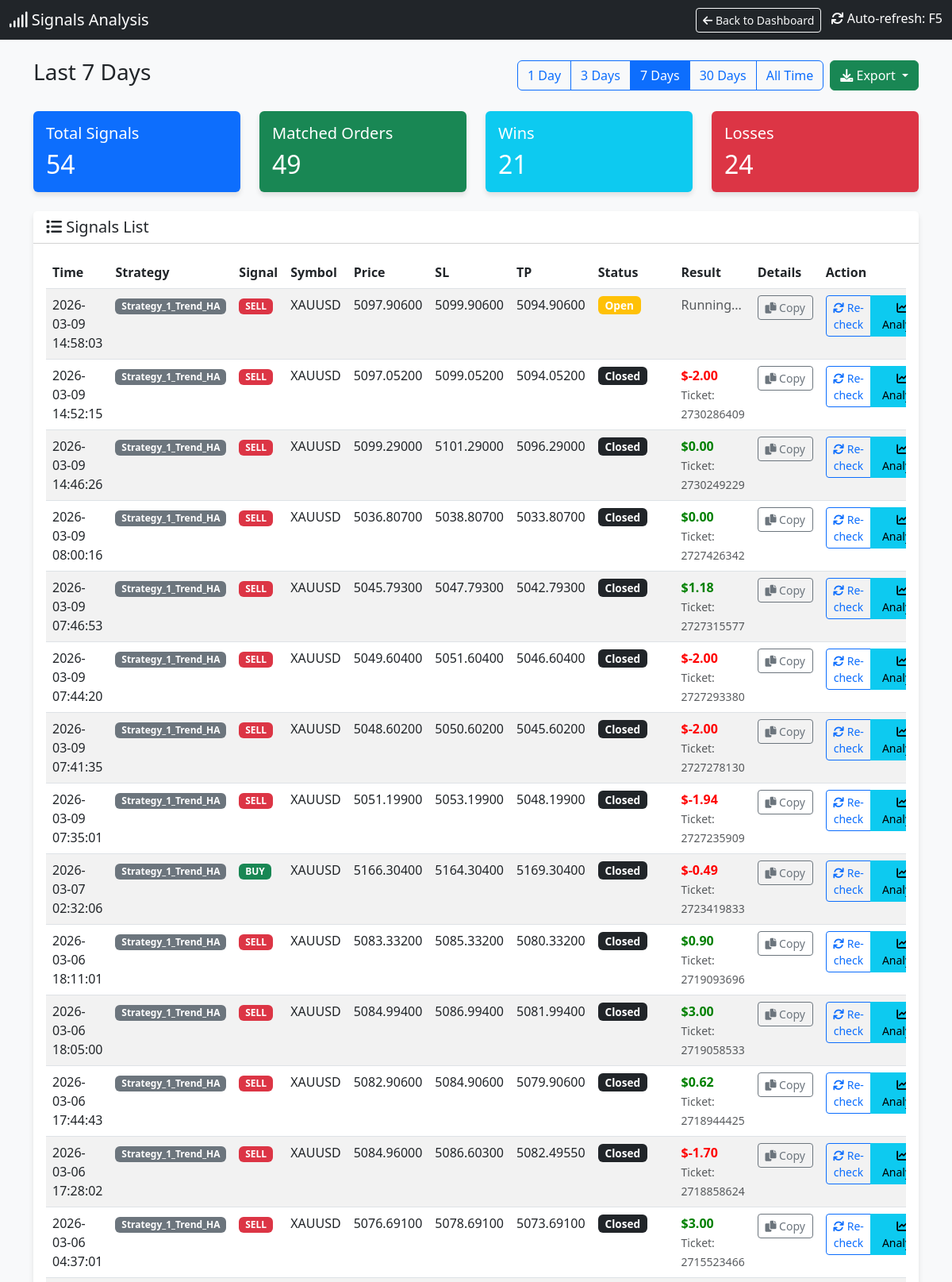
The app's page /signals (upper part) with its own data.
### tables this page shows
CREATE TABLE signals (
                id INTEGER PRIMARY KEY AUTOINCREMENT,
                timestamp DATETIME DEFAULT CURRENT_TIMESTAMP,
                strategy_name TEXT,
                symbol TEXT,
                signal_type TEXT,
                price REAL,
                sl REAL,
                tp REAL,
                indicators TEXT,
                status TEXT,
                account_id INTEGER DEFAULT 0
            );

CREATE TABLE orders (
                ticket INTEGER PRIMARY KEY,
                strategy_name TEXT,
                symbol TEXT,
                order_type TEXT,
                volume REAL,
                open_price REAL,
                sl REAL,
                tp REAL,
                open_time DATETIME,
                close_price REAL,
                profit REAL,
                comment TEXT,
                account_id INTEGER DEFAULT 0
            );

### dashboard.py (the view)
@app.route('/signals')
def signals_page():
    cur = get_db().cursor()
    days_param = request.args.get('days', '7')  # Default 7 days
    if days_param == "all":
        days = 36500
        filter_label = "All Time"
    else:
        try:
            days = int(days_param)
            filter_label = f"Last {days} Days"
        except:
            days = 7
            filter_label = "Last 7 Days"
    cutoff_date = datetime.now() - timedelta(days=days)
    cutoff_str = cutoff_date.strftime("%Y-%m-%d %H:%M:%S")
    cur.execute("SELECT * FROM signals WHERE timestamp >= ? ORDER BY timestamp DESC", (cutoff_str,))
    signals = cur.fetchall()
    signals_with_status = []
    for sig in signals:
        signal_dict = dict(sig)
        try:
            sig_timestamp = sig['timestamp']
            if isinstance(sig_timestamp, str):
                try:
                    sig_time = datetime.strptime(sig_timestamp, '%Y-%m-%d %H:%M:%S')
                except:
                    try:
                        sig_time = datetime.strptime(sig_timestamp, '%Y-%m-%d %H:%M:%S.%f')
                    except:
                        sig_time = datetime.fromisoformat(sig_timestamp.replace('Z', '+00:00'))
            else:
                sig_time = datetime.fromtimestamp(sig_timestamp)
            time_lower = (sig_time - timedelta(seconds=30)).strftime('%Y-%m-%d %H:%M:%S')
            time_upper = (sig_time + timedelta(seconds=30)).strftime('%Y-%m-%d %H:%M:%S')
        except Exception as e:
            time_lower = None
            time_upper = None
        matching_order = None
        if time_lower and time_upper:
            try:
                cur.execute("""
                    SELECT * FROM orders
                    WHERE strategy_name = ?
                    AND symbol = ?
                    AND order_type = ?
                    AND open_time BETWEEN ? AND ?
                    ORDER BY ABS(open_price - ?) ASC
                    LIMIT 1
                """, (sig['strategy_name'], sig['symbol'], sig['signal_type'], time_lower, time_upper, sig['price']))
                matching_order = cur.fetchone()
            except Exception as e:
                pass
        if matching_order:
            signal_dict['order_ticket'] = matching_order['ticket']
            signal_dict['order_profit'] = matching_order['profit']
            signal_dict['order_status'] = 'closed' if matching_order['profit'] is not None else 'open'
            signal_dict['has_order'] = True
        else:
            signal_dict['order_ticket'] = None
            signal_dict['order_profit'] = None
            signal_dict['order_status'] = 'not_found'
            signal_dict['has_order'] = False
        signals_with_status.append(signal_dict)
    total_signals = len(signals_with_status)
    matched_orders = len([s for s in signals_with_status if s['has_order']])
    wins = len([s for s in signals_with_status if s['has_order'] and s['order_profit'] is not None and s['order_profit'] > 0])
    losses = len([s for s in signals_with_status if s['has_order'] and s['order_profit'] is not None and s['order_profit'] < 0])
    cur.execute("SELECT DISTINCT strategy_name FROM orders ORDER BY strategy_name")
    strategies = [row['strategy_name'] for row in cur.fetchall()]
    return render_template('signals.html',
                         signals=signals_with_status,
                         total_signals=total_signals,
                         matched_orders=matched_orders,
                         wins=wins,
                         losses=losses,
                         current_filter=days_param,
                         filter_label=filter_label,
                         strategies=strategies)

### dashboard.py (called while the page is built)
def get_db():
    db = getattr(g, '_database', None)
    if db is None:
        db = g._database = sqlite3.connect(DB_PATH)
        db.row_factory = sqlite3.Row
    return db

@app.teardown_appcontext
def close_connection(exception):
    db = getattr(g, '_database', None)
    if db is not None:
        db.close()

def format_vn_time(value):
    if not value:
        return ""
    try:
        if isinstance(value, str):
            try:
                dt = datetime.strptime(value, "%Y-%m-%d %H:%M:%S")
            except ValueError:
                try:
                    dt = datetime.strptime(value, "%Y-%m-%d %H:%M:%S.%f")
                except ValueError:
                    dt = datetime.strptime(value, "%Y-%m-%d %H:%M")
        else:
            dt = value
        vn_time = dt + timedelta(hours=7)
        res = vn_time.strftime("%Y-%m-%d %H:%M:%S")
        return res
    except Exception as e:
        print(f"DEBUG: Error parsing '{value}': {e}")
        return value # Return original on error

### templates/signals.html (shortened to what this page needs)
<!DOCTYPE html>
<html lang="en">
<head>
    <link href="https://cdn.jsdelivr.net/npm/bootstrap@5.3.0/dist/css/bootstrap.min.css" rel="stylesheet">
    <link href="https://cdnjs.cloudflare.com/ajax/libs/font-awesome/6.0.0/css/all.min.css" rel="stylesheet">
</head>
<body>
    <nav class="navbar navbar-dark bg-dark mb-4">
        <div class="container-fluid">
            <span class="navbar-brand mb-0 h1"><i class="fas fa-signal"></i> Signals Analysis</span>
            <div>
                <a href="/" class="btn btn-outline-light btn-sm me-2">
                    <i class="fas fa-arrow-left"></i> Back to Dashboard
                </a>
                <span class="text-white"><i class="fas fa-sync"></i> Auto-refresh: F5</span>
            </div>
        </div>
    </nav>
    <div class="container mb-4">
        <div class="d-flex justify-content-between align-items-center">
            <h3>{{ filter_label }}</h3>
            <div class="d-flex gap-2">
                <div class="btn-group" role="group">
                    <a href="/signals?days=1" class="btn btn-outline-primary {% if current_filter == '1' %}active{% endif %}">1 Day</a>
                    <a href="/signals?days=3" class="btn btn-outline-primary {% if current_filter == '3' %}active{% endif %}">3 Days</a>
                    <a href="/signals?days=7" class="btn btn-outline-primary {% if current_filter == '7' %}active{% endif %}">7 Days</a>
                    <a href="/signals?days=30" class="btn btn-outline-primary {% if current_filter == '30' %}active{% endif %}">30 Days</a>
                    <a href="/signals?days=all" class="btn btn-outline-primary {% if current_filter == 'all' %}active{% endif %}">All Time</a>
                </div>
                <div class="btn-group" role="group">
                    <button type="button" class="btn btn-success dropdown-toggle" data-bs-toggle="dropdown" aria-expanded="false" title="Export to CSV">
                        <i class="fas fa-download"></i> Export
                    </button>
                </div>
            </div>
        </div>
    </div>
    <div class="container">
        <div class="row mb-4">
            <div class="col-md-3">
                <div class="card bg-primary text-white">
                    <div class="card-body">
                        <h5 class="card-title">Total Signals</h5>
                        <h2 class="card-text">{{ total_signals }}</h2>
                    </div>
                </div>
            </div>
            <div class="col-md-3">
                <div class="card bg-success text-white">
                    <div class="card-body">
                        <h5 class="card-title">Matched Orders</h5>
                        <h2 class="card-text">{{ matched_orders }}</h2>
                    </div>
                </div>
            </div>
            <div class="col-md-3">
                <div class="card bg-info text-white">
                    <div class="card-body">
                        <h5 class="card-title">Wins</h5>
                        <h2 class="card-text">{{ wins }}</h2>
                    </div>
                </div>
            </div>
            <div class="col-md-3">
                <div class="card bg-danger text-white">
                    <div class="card-body">
                        <h5 class="card-title">Losses</h5>
                        <h2 class="card-text">{{ losses }}</h2>
                    </div>
                </div>
            </div>
        </div>
        <div class="card">
            <div class="card-header bg-white">
                <h5 class="mb-0"><i class="fas fa-list"></i> Signals List</h5>
            </div>
            <div class="card-body">
                <div class="table-responsive">
                    <table class="table table-hover table-striped">
                        <thead>
                            <tr>
                                <th>Time</th>
                                <th>Strategy</th>
                                <th>Signal</th>
                                <th>Symbol</th>
                                <th>Price</th>
                                <th>SL</th>
                                <th>TP</th>
                                <th>Status</th>
                                <th>Result</th>
                                <th>Details</th>
                                <th>Action</th>
                            </tr>
                        </thead>
                        <tbody>
                            {% for sig in signals %}
                            <tr class="signal-row" id="signal-row-{{ sig.id }}">
                                <td>{{ sig.timestamp | to_vn_time }}</td>
                                <td><span class="badge bg-secondary">{{ sig.strategy_name }}</span></td>
                                <td>
                                    {% if sig.signal_type == 'BUY' %}
                                    <span class="badge badge-buy">BUY</span>
                                    {% else %}
                                    <span class="badge badge-sell">SELL</span>
                                    {% endif %}
                                </td>
                                <td>{{ sig.symbol }}</td>
                                <td>{{ "%.5f"|format(sig.price) }}</td>
                                <td>{{ "%.5f"|format(sig.sl) if sig.sl else '-' }}</td>
                                <td>{{ "%.5f"|format(sig.tp) if sig.tp else '-' }}</td>
                                <td id="status-{{ sig.id }}">
                                    {% if sig.has_order %}
                                        {% if sig.order_status == 'closed' %}
                                            <span class="badge bg-dark status-badge">Closed</span>
                                        {% else %}
                                            <span class="badge bg-warning status-badge">Open</span>
                                        {% endif %}
                                    {% else %}
                                        <span class="badge bg-secondary status-badge">Not Found</span>
                                    {% endif %}
                                </td>
                                <td id="result-{{ sig.id }}">
                                    {% if sig.has_order and sig.order_profit is not none %}
                                        <span class="{% if sig.order_profit >= 0 %}profit-pos{% else %}profit-neg{% endif %}">
                                            ${{ "%.2f"|format(sig.order_profit) }}
                                        </span>
                                        <br>
                                        <small class="text-muted">Ticket: {{ sig.order_ticket }}</small>
                                    {% elif sig.has_order %}
                                        <span class="text-muted">Running...</span>
                                    {% else %}
                                        <span class="text-muted">-</span>
                                    {% endif %}
                                </td>
                                <td id="details-{{ sig.id }}">
                                    <button class="btn btn-sm btn-outline-secondary copy-details-btn"
                                            data-signal-id="{{ sig.id }}"
                                            data-signal-data='{{ sig|tojson }}'
                                            title="Copy signal details">
                                        <i class="fas fa-copy"></i> Copy
                                    </button>
                                </td>
                                <td id="action-{{ sig.id }}">
                                    <div class="btn-group" role="group">
                                        {% if not sig.has_order %}
                                            <button class="btn btn-sm btn-primary check-mt5-btn" data-signal-id="{{ sig.id }}">
                                                <i class="fas fa-search"></i> Check MT5
                                            </button>
                                        {% else %}
                                            <button class="btn btn-sm btn-outline-primary check-mt5-btn" data-signal-id="{{ sig.id }}">
                                                <i class="fas fa-sync"></i> Re-check
                                            </button>
                                        {% endif %}
                                        <button class="btn btn-sm btn-info analyze-signal-btn" data-signal-id="{{ sig.id }}" title="Analyze signal">
                                            <i class="fas fa-chart-line"></i> Analyze
                                        </button>
                                    </div>
                                </td>
                            </tr>
                            {% endfor %}
                        </tbody>
                    </table>
                </div>
            </div>
        </div>
    </div>
</body>
</html>

### templates/signals.html (style rules this page uses)
body { background-color: #f8f9fa; }
.card { box-shadow: 0 4px 6px rgba(0, 0, 0, 0.1); border: none; }
.profit-pos { color: green; font-weight: bold; }
.profit-neg { color: red; font-weight: bold; }
.badge-buy { background-color: #198754; }
.badge-sell { background-color: #dc3545; }
.status-badge { font-size: 0.85em; padding: 0.35em 0.65em; }
.signal-row { transition: background-color 0.2s; }
.copy-details-btn { min-width: 70px; }
.analyze-signal-btn { min-width: 80px; }

### records on screen
signals: timestamp|to_vn_time "2026-03-09 14:58:03", strategy_name "Strategy_1_Trend_HA", symbol "XAUUSD", price "5097.90600", sl "5099.90600", tp "5094.90600"
signals: timestamp|to_vn_time "2026-03-09 14:52:15", strategy_name "Strategy_1_Trend_HA", symbol "XAUUSD", price "5097.05200", sl "5099.05200", tp "5094.05200"
orders: order_profit "-2.00", order_ticket "2730286409"
signals: timestamp|to_vn_time "2026-03-09 14:46:26", strategy_name "Strategy_1_Trend_HA", symbol "XAUUSD", price "5099.29000", sl "5101.29000", tp "5096.29000"
orders: order_profit "0.00", order_ticket "2730249229"
signals: timestamp|to_vn_time "2026-03-09 08:00:16", strategy_name "Strategy_1_Trend_HA", symbol "XAUUSD", price "5036.80700", sl "5038.80700", tp "5033.80700"
orders: order_profit "0.00", order_ticket "2727426342"
signals: timestamp|to_vn_time "2026-03-09 07:46:53", strategy_name "Strategy_1_Trend_HA", symbol "XAUUSD", price "5045.79300", sl "5047.79300", tp "5042.79300"
orders: order_profit "1.18", order_ticket "2727315577"
signals: timestamp|to_vn_time "2026-03-09 07:44:20", strategy_name "Strategy_1_Trend_HA", symbol "XAUUSD", price "5049.60400", sl "5051.60400", tp "5046.60400"
orders: order_profit "-2.00", order_ticket "2727293380"
signals: timestamp|to_vn_time "2026-03-09 07:41:35", strategy_name "Strategy_1_Trend_HA", symbol "XAUUSD", price "5048.60200", sl "5050.60200", tp "5045.60200"
orders: order_profit "-2.00", order_ticket "2727278130"
signals: timestamp|to_vn_time "2026-03-09 07:35:01", strategy_name "Strategy_1_Trend_HA", symbol "XAUUSD", price "5051.19900", sl "5053.19900", tp "5048.19900"
orders: order_profit "-1.94", order_ticket "2727235909"
signals: timestamp|to_vn_time "2026-03-07 02:32:06", strategy_name "Strategy_1_Trend_HA", symbol "XAUUSD", price "5166.30400", sl "5164.30400", tp "5169.30400"
orders: order_profit "-0.49", order_ticket "2723419833"
signals: timestamp|to_vn_time "2026-03-06 18:11:01", strategy_name "Strategy_1_Trend_HA", symbol "XAUUSD", price "5083.33200", sl "5085.33200", tp "5080.33200"
orders: order_profit "0.90", order_ticket "2719093696"
signals: timestamp|to_vn_time "2026-03-06 18:05:00", strategy_name "Strategy_1_Trend_HA", symbol "XAUUSD", price "5084.99400", sl "5086.99400", tp "5081.99400"
orders: order_profit "3.00", order_ticket "2719058533"
signals: timestamp|to_vn_time "2026-03-06 17:44:43", strategy_name "Strategy_1_Trend_HA", symbol "XAUUSD", price "5082.90600", sl "5084.90600", tp "5079.90600"
orders: order_profit "0.62", order_ticket "2718944425"
signals: timestamp|to_vn_time "2026-03-06 17:28:02", strategy_name "Strategy_1_Trend_HA", symbol "XAUUSD", price "5084.96000", sl "5086.60300", tp "5082.49550"
orders: order_profit "-1.70", order_ticket "2718858624"
signals: timestamp|to_vn_time "2026-03-06 04:37:01", strategy_name "Strategy_1_Trend_HA", symbol "XAUUSD", price "5076.69100", sl "5078.69100", tp "5073.69100"
orders: order_profit "3.00", order_ticket "2715523466"

### other values on screen
{{ filter_label }} "Last 7 Days"
{{ total_signals }} "54"
{{ matched_orders }} "49"
{{ wins }} "21"
{{ losses }} "24"
